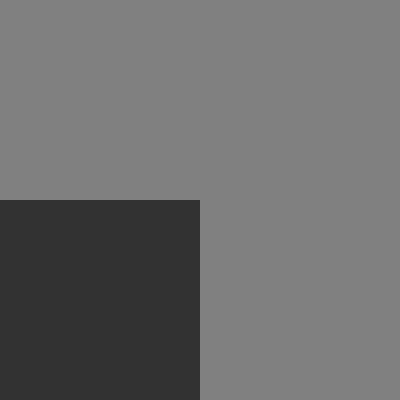
Frame 1 (no input)
Frame 60 (the mouse pressed at the canvas centre just before this capture): identical to frame 1, image omitted
Frame 120 (the mouse held since frame 60 and released just before this capture): blank canvas, image omitted

The Processing sketch that drew this single still picture (run headless with seeded random() and noise(); from frame 60 on, the mouse is pressed at the canvas centre):

// Processing sketch: algebra_booleana_4_quadrados_operacao_ou
// ── algebra_booleana_4_quadrados_operacao_ou.pde
void setup() {
  size(400, 400);
  noStroke();
}

void draw() {
  background(128);
  
  if (mouseX < 200 || mouseY < 200) {
    fill(50);
    rect(0,200,200,200);
  }
  if (mouseX > 200 || mouseY > 200) {
     fill(50); 
     rect(200,200, 200,200);
          rect(0,0, 200,200);

  }
}
